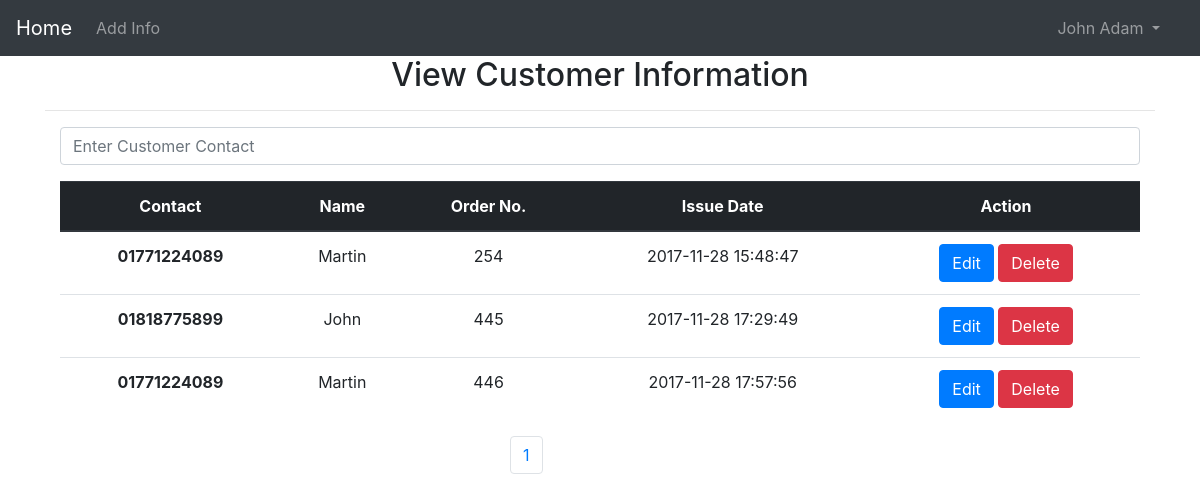
Screenshot of /dashboard.php (signed in) with the database file from the repository.
### tables this page shows
CREATE TABLE IF NOT EXISTS `info` (
  `id` int(200) NOT NULL AUTO_INCREMENT,
  `contact` varchar(60) NOT NULL,
  `name` varchar(50) NOT NULL,
  `order_no` varchar(20) NOT NULL,
  `issue_date` timestamp NOT NULL DEFAULT CURRENT_TIMESTAMP,
  PRIMARY KEY (`id`),
  UNIQUE KEY `order_no` (`order_no`)
);

### inc/filter.php (called while the page is built, shortened)
<?php
function XSS($str){
    return htmlspecialchars($str, ENT_QUOTES, 'UTF-8');
}
?>

### dashboard.php (the view, shortened to what this page needs)
<!doctype html>
<?php
require_once 'inc/db.php';
require_once 'inc/filter.php';
$page = (isset($_GET['page']) ? (int)$_GET['page'] : 1);
$perPage = (isset($_GET['per-page']) && (int)$_GET['per-page'] <= 50 ? (int)$_GET['per-page'] : 5);
$start = ($page > 1) ? ($page * $perPage) - $perPage : 0;
$sql = "SELECT * FROM info LIMIT ".$start.", ".$perPage." ";
$total = $db->query("SELECT * FROM info")->rowCount();
$pages = ceil($total / $perPage);
$stmt = $db->query($sql);
$rows = $stmt->fetchAll(PDO::FETCH_ASSOC);
?>
<html lang="en">
<head>
    <link rel="stylesheet" href="https://maxcdn.bootstrapcdn.com/bootstrap/4.0.0-beta.2/css/bootstrap.min.css">
</head>
<body>
<?php require_once 'inc/nav.php' ?>
<div class="container">
    <h2 class="text-center">View Customer Information</h2>
    <hr>
    <div class="col-12">
        <div class="text-center">
            <form action="search.php" class="form-group" method="post">
                <input type="text" class="form-control" name="search" placeholder="Enter Customer Contact">
            </form>
            <table class="table">
                <thead class="thead-dark">
                <tr>
                    <th scope="col">Contact</th>
                    <th scope="col">Name</th>
                    <th scope="col">Order No.</th>
                    <th scope="col">Issue Date</th>
                    <th scope="col">Action</th>
                </tr>
                </thead>
                <tbody>
                <?php foreach($rows as $row): ?>
                <tr>
                    <th scope="row"><?php echo XSS($row['contact']) ?></th>
                    <td><?php echo XSS($row['name']) ?></td>
                    <td><?php echo XSS($row['order_no']) ?></td>
                    <td><?php echo XSS($row['issue_date']) ?></td>
                    <td>
                        <a href="add_info.php?id=<?php echo $row['id'] ?>" role="button" class="btn btn-primary">Edit</a>
                        <a href="dashboard.php?id=<?php echo $row['id'] ?>" role="button" class="btn btn-danger">Delete</a>
                    </td>
                </tr>
                <?php endforeach; ?>
                </tbody>
            </table>
            <nav class="offset-md-5">
                <ul class="pagination">
                    <?php for($i = 1; $i <= $pages; $i++): ?>
                        <li class="page-item"><a class="page-link <?php if($_GET['page']==$i) echo 'text-success'?>" href="?page=<?php echo $i;?>&per-page=<?php echo $perPage;?>"><?php echo $i; ?></a></li>
                    <?php endfor; ?>
                </ul>
            </nav>
        </div>
    </div>
</div>
</body>
</html>

### inc/nav.php (shortened to what this page needs)
<nav class="navbar navbar-expand-lg navbar-dark bg-dark">
    <a class="navbar-brand" href="dashboard.php">Home</a>
    <div class="collapse navbar-collapse" id="navbarSupportedContent">
        <ul class="navbar-nav mr-auto">
            <li class="nav-item">
                <a class="nav-link" href="add_info.php">Add Info</a>
            </li>
        </ul>
        <ul class="navbar-nav">
            <li class="nav-item dropdown">
                <a class="nav-link dropdown-toggle mr-3" href="#" id="navbarDropdown" role="button" data-toggle="dropdown" aria-haspopup="true" aria-expanded="false">
                    <?php
                    if(isset($_SESSION['admin']['login'])){
                        echo $_SESSION['admin']['login'];
                    }elseif (isset($_SESSION['user']['login'])){
                        echo $_SESSION['user']['login'];
                    }
                    ?>
                </a>
            </li>
        </ul>
    </div>
</nav>

### rows the page displays
info: contact "01771224089", name "Martin", order_no "254", issue_date "2017-11-28 15:48:47"
info: contact "01818775899", name "John", order_no "445", issue_date "2017-11-28 17:29:49"
info: contact "01771224089", name "Martin", order_no "446", issue_date "2017-11-28 17:57:56"

### other values shown
$_SESSION['admin']['login'] "John Adam"
